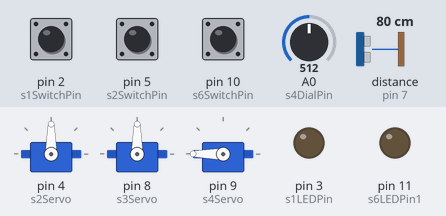
Recording of a sketch running on a simulated Arduino Uno, built with avr-gcc and run on an emulated ATmega328P. Parts: 3 × servo, output pins drawn as LEDs (lit = HIGH). The inputs (shaded band) are chosen by the test bench; at power-on: distance to the obstacle (sensor on pin 7) 80 cm, A0 (s4DialPin) = 512, pin 2 (s1SwitchPin) LOW, pin 5 (s2SwitchPin) LOW, pin 10 (s6SwitchPin) LOW. The echo pulse lasts 58.3 µs per cm.

Above: at 1.2 s.
1.3 s: distance to the obstacle (sensor on pin 7) set to 13 cm
2.8 s: distance to the obstacle (sensor on pin 7) set to 10 cm
At 3.5 s:
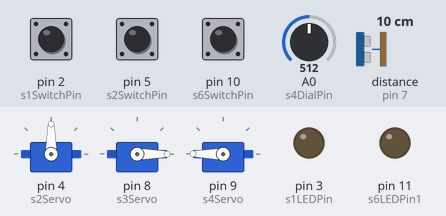
5.8 s: A0 (s4DialPin) set to 413
8.1 s: A0 (s4DialPin) set to 384
At 9.4 s:
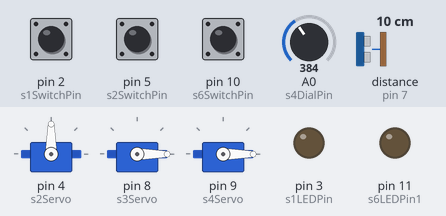
11.1 s: pin 2 (s1SwitchPin) pulled HIGH for 0.15 s
At 13.2 s:
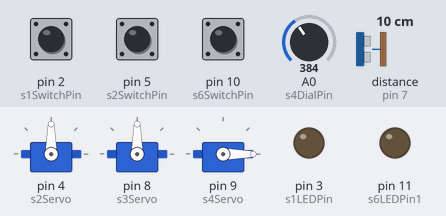
14.2 s: pin 5 (s2SwitchPin) pulled HIGH for 0.15 s
At 15.4 s:
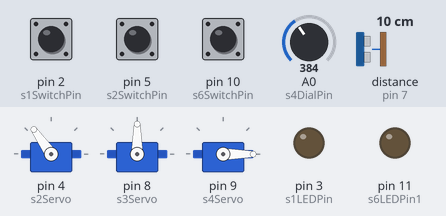
Timing chart, 0 to 18.3 s (numbered marks = the images above; inputs shaded):
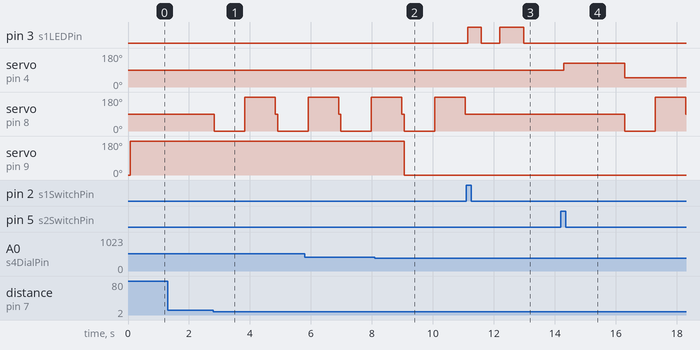

Measured:
- the behaviour switches between 12 and 11 cm on distance to the obstacle (sensor on pin 7) (found by bisection; images 0 and 1)
- the behaviour switches between 400 and 399 on A0 (s4DialPin) (found by bisection; images 1 and 2)
- after the input at 1.3 s, every drawn part: stays the same
- after the input at 2.8 s, servo on pin 8 (s3Servo): 90° → 0° at once, → 180° 1.0 s later, → 90° 1.0 s later, → 0° 0.08 s later
- after the input at 8.1 s, servo on pin 9 (s4Servo): 180° → 0° after 0.96 s
- after the input at 11.1 s, pin 3 (s1LEDPin): LOW → HIGH at once, → LOW 0.45 s later, → HIGH 0.60 s later, → LOW 0.80 s later; servo on pin 8 (s3Servo): stays 90° (without the input it goes to 0° after 0.04 s)
- after the input at 14.2 s, servo on pin 4 (s2Servo): 90° → 125° after 0.08 s, → 50° 2.0 s later

The sketch:

lnm2diorama.ino
```cpp
/*
links:
https://docs.google.com/document/d/1xu1s7ETIvXv-xM5eTEjM3SjmA8OhjFZcTrPk5zAdnjc/edit?usp=sharing
https://docs.google.com/document/d/1qDWI8m5Ya1d1RBkaInElKuwcMyZvqMT5liPwhDtG_Zs/edit?usp=sharing
*/

//INCLUDE LIBRARIES
#include <Servo.h> //include servo library
#include <HCSR04.h> //include Ultrasonic sensor library


// define pin numbers and declare  (scenes)
  //Scene 1
    const int s1SwitchPin = 2; //scene 1 switch
    const int s1LEDPin = 3;    //scene 1 LED pin
  //Scene 2
    Servo s2Servo;  //declares scene 2 servo (180), WILL ATTACH TO PIN 4
    const int s2SwitchPin = 5; //scene 2 switch pin
    bool s2StateChange = true; //state change detection, so that scene 2 code doesnt repeat endlessly
  //Scene 3
    const int trigPin = 6;    //scene 3 trig pin (ultrasonic)
    const int echoPin = 7;    //scene 3 echo pin (ultrasonic)
    UltraSonicDistanceSensor s3DistSensor(trigPin, echoPin); //declaring the sensor with trig and echo pins
    Servo s3Servo; //declares scene 3 servo (360), WILL ATTACH TO PIN 8
  //Scene 4
    const int s4DialPin = A0; //scene 4 potentiometer to Analog pin 0
    Servo s4Servo; //declares scene 3 servo (180), WILL ATTACH TO PIN 9
  //Scene 5 has no circuitry, thank goodness
  //Scene 6
    const int s6SwitchPin = 10; //scene 6 switch pin
    //LED Pinz
    const int s6LEDPin1 = 11;
    const int s6LEDPin2 = 12;
    const int s6LEDPin3 = 13;
    const int s6LEDPin4 = A1;

//Scene 3 Timer
unsigned long currentTime;
unsigned long previousTime = 0;
int timerLength = 2000;

void setup() {

  //Setup scene 1
    pinMode(s1SwitchPin, INPUT);
    pinMode(s1LEDPin, OUTPUT);

  //Setup scene 2
    pinMode(s2SwitchPin, INPUT);
    s2Servo.attach(4); //attaches s2Servo to pin 4
    s2Servo.write(90);
  //Setup scene 3
    s3Servo.attach(8);
    //Ultrasonic sensor set up earlier

  //Setup scene 4
    //Dont need to declare analog pin for potentiometer
    s4Servo.attach(9);
    s4Servo.write(0);

  //Setup scene 6
    pinMode(s6SwitchPin, INPUT);
    pinMode(s6LEDPin1, OUTPUT);
    pinMode(s6LEDPin1, OUTPUT);
    pinMode(s6LEDPin1, OUTPUT);
    pinMode(s6LEDPin1, OUTPUT);

  //Setup serial monitor for debug
    Serial.begin(9600); // Starts the serial communication

}
void loop() {
//Scene 1:
  //Add code to read copper tape connections along the rail and turn on LEDs
   if (digitalRead(s1SwitchPin) == HIGH){
    digitalWrite(s1LEDPin, HIGH);
    delay(450);
    digitalWrite(s1LEDPin, LOW);
    delay(600);
    digitalWrite(s1LEDPin, HIGH);
    delay(800);
    digitalWrite(s1LEDPin, LOW);
    delay(1300);
  } else {
    digitalWrite(s1LEDPin, LOW);
  }

//Scene 2:
  //Add code to retract mechanism with Six sprite after tug (more copper tape)
  if (digitalRead(s2SwitchPin) == HIGH){
    s2StateChange = false;
    s2Servo.write(125);
    delay(2000);
    s2Servo.write(50);
  } else {
    s2StateChange = true;
  }

//Scene 3:
  //Add code to set the ultrasonic sensor to detect nearby hands and crumple Thin Man
  float handDist = s3DistSensor.measureDistanceCm();
  bool s3Status = false; //checker to see if scene 3 has already been activated so that 360 servo does not burn out
  //Serial.println(handDist); (debug)
  if(handDist < 12 && handDist >= 0 && s3Status == false) {
    s3Status = true;
    s3Servo.write(0);
    delay(1000);
    s3Servo.write(180);
    delay(1000);
    s3Servo.write(90);
  }
  delay(75); //buffer time inbetween ultrasonic reads

//Scene 4:
  //Detect potentiometer (mallet swinging to hit music box) and output a 180 degree turn (flips around Six sprite)
  float dialVal = analogRead(s4DialPin);
  //Serial.println(dialVal);
    if(analogRead(s4DialPin) < 400) {
      s4Servo.write(0);
    } else {
      s4Servo.write(180);
    }

//Scene 5:
  //imagine coding lmfao

//Scene 6:
  //Add code to turn off the light from the bottom floor of the tower after connection with the chair and turn on consecutive lights every few seconds
  if(digitalRead(s6SwitchPin) == HIGH) {
    delay(200);
    digitalWrite(s6LEDPin3, LOW);
    delay(1000);
    digitalWrite(s6LEDPin4, HIGH);
    delay(2000);
    digitalWrite(s6LEDPin4, LOW);
    delay(1000);
    digitalWrite(s6LEDPin2, HIGH);
    delay(2000);
    digitalWrite(s6LEDPin2, LOW);
    delay(1000);
    digitalWrite(s6LEDPin1, HIGH);
    delay(3000);
    digitalWrite(s6LEDPin1, LOW);
    delay(1000);

    Serial.println(s6SwitchPin);
  } else {
    digitalWrite(s6LEDPin3, HIGH);
  }
}
```
